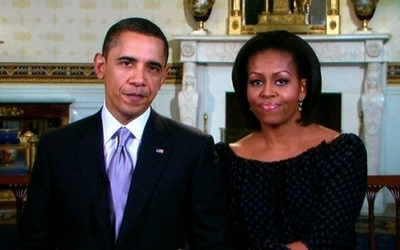
#> input picture images/obama.jpg, 400 x 250 px, found by its file name
$ python face_swap.py
#> lines starting #> are read from the running program, lines starting #| are printed output that depends on the picture
import cv2
import numpy as np

# Chargement du classificateur pour la détection de visages
face_cascade = cv2.CascadeClassifier('haarcascade_frontalface_default.xml')

# Chargement de l'image contenant deux visages
image = cv2.imread('images/obama.jpg')
#> image is the input picture: shape (250, 400, 3); mean B, G, R 74.2, 77.5, 82.5
if image is None:
    print("Erreur : impossible de charger l'image. Vérifie le chemin.")
    exit()

gray = cv2.cvtColor(image, cv2.COLOR_BGR2GRAY)
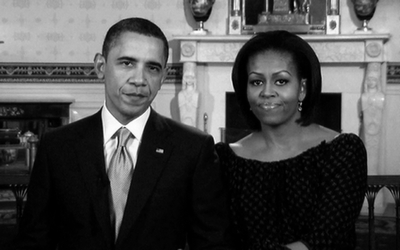
#> gray: shape (250, 400); min 0, max 254, mean 78.6
height, width = gray.shape
#> height = 250; width = 400

# Détection initiale des visages
faces = face_cascade.detectMultiScale(gray, scaleFactor=1.1, minNeighbors=6, minSize=(60, 60))
#> faces = [[100, 37, 75, 75], [233, 52, 71, 71]]

# Filtrage : on garde uniquement les zones réalistes (ni trop petites, ni trop grandes, ni trop basses)
filtered_faces = []
for (x, y, w, h) in faces:
    # Critères réalistes : visage centré dans la moitié supérieure de l’image
    if 0.15 * height < y < 0.7 * height and 0.1 * width < x < 0.9 * width:
        if 0.15 * height < h < 0.6 * height and 0.15 * width < w < 0.6 * width:
            filtered_faces.append((x, y, w, h))
#> this loop made 2 passes
#> after the loop, filtered_faces = [(233, 52, 71, 71)]

faces = filtered_faces
#> faces = [(233, 52, 71, 71)]
print(f"{len(faces)} visages détectés après filtrage.")
#| 1 visages détectés après filtrage.

# Vérification qu'on a bien au moins deux visages
if len(faces) < 2:
    print("Erreur : il faut au moins deux visages valides dans l'image.")
    exit()
#> (the program exits here)

$ run again, with images/brad-angelina.jpg copied over images/obama.jpg
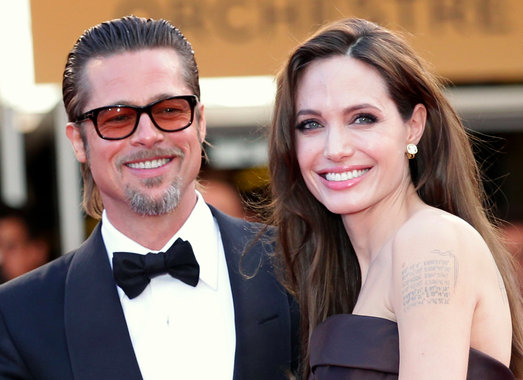
#> input picture images/brad-angelina.jpg, 523 x 380 px, found by its file name
#> image is the input picture: shape (380, 523, 3); mean B, G, R 113.1, 121.5, 144.6
#> `faces = face_cascade.detectMultiScale(gray, scaleFactor=1.1, minNeighb..`: faces = [[275, 68, 137, 137], [70, 58, 146, 146]]
#> the loop `for (x, y, w, h) in faces:` made 2 passes
#> after the loop `for (x, y, w, h) in faces:`: filtered_faces = [(275, 68, 137, 137), (70, 58, 146, 146)]
#| 2 visages détectés après filtrage.
#> `(x1, y1, w1, h1) = faces[0]`: x1 = 275; y1 = 68; w1 = 137
#> `(x2, y2, w2, h2) = faces[1]`: x2 = 70; y2 = 58; w2 = 146
#> center = (73, 73)
#> axes = (51, 58)
#> in create_feathered_mask, `mask = cv2.GaussianBlur(mask, (51, 51), 0)`:
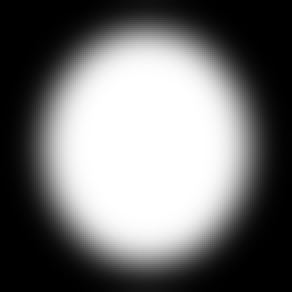
#> mask: shape (146, 146) (shown 2 times larger); min 0, max 255, mean 113
#> `compare = np.hstack((image, image_swapped))`:
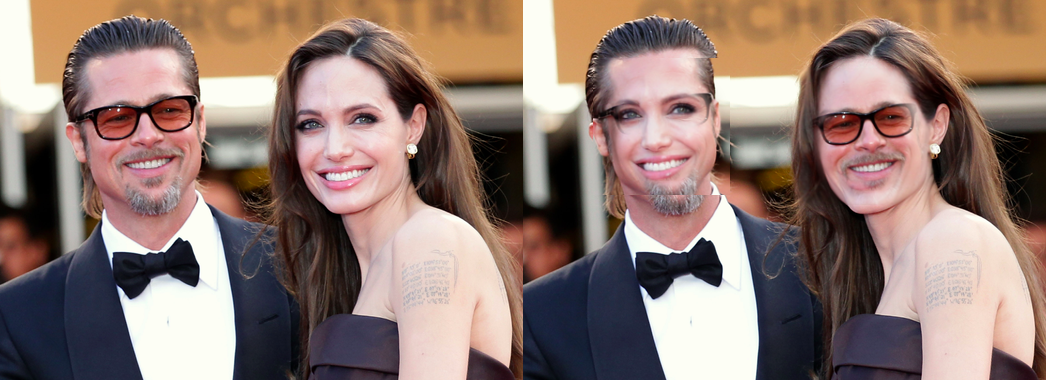
#> compare: shape (380, 1046, 3); mean B, G, R 113.1, 121.5, 144.5

$ run again, with images/dan.jpg copied over images/obama.jpg
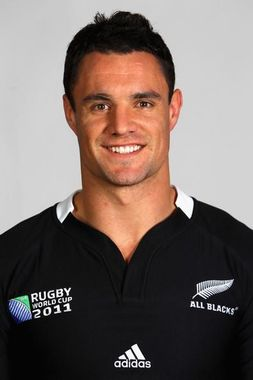
#> input picture images/dan.jpg, 253 x 380 px, found by its file name
#> image is the input picture: shape (380, 253, 3); mean B, G, R 102, 106.9, 119.8
#> `gray = cv2.cvtColor(image, cv2.COLOR_BGR2GRAY)`:
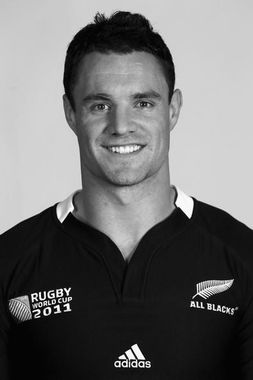
#> gray: shape (380, 253); min 0, max 255, mean 110.2
#> `faces = face_cascade.detectMultiScale(gray, scaleFactor=1.1, minNeighb..`: faces = [[61, 56, 123, 123]]
#> the loop `for (x, y, w, h) in faces:` made 1 pass
#> after the loop `for (x, y, w, h) in faces:`: filtered_faces = []
#| 0 visages détectés après filtrage.
